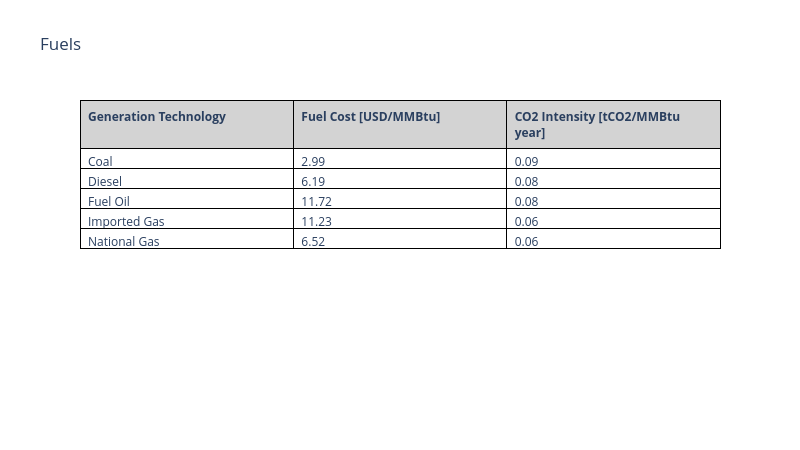

Write notebook code for a chart like this one.
### Code cell
import pandas as pd
import plotly.graph_objects as go
# Merge DataFrames
df = fuels.merge(fuel_cost, on='fuel', how='outer')
df = df.fillna(0)
# Create the table
header = ['<b>Generation Technology</b>', '<b>Fuel Cost [USD/MMBtu]</b>', '<b>CO2 Intensity [tCO2/MMBtu year]</b>']
cells = [
    df['fuel'].tolist(),
    df['fuel_cost'].round(2).tolist(),
    df['co2_intensity'].round(2).tolist()
]

fig = go.Figure(data=[go.Table(
    header=dict(
        values=header,
        fill_color='lightgray',
        align='left', line_color='black'
    ),
    cells=dict(
        values=cells,
        fill_color='white',
        align='left', line_color='black'
    )
)])

fig.update_layout(title='Fuels', height=9*50, width=16*50, template="plotly_white")
fig.write_image("../images/Fuels.png")
fig.show()

### Figure 1 — Plotly figure (JSON) as saved in the notebook; plotly's stock layout.template omitted (floating-point values rounded to 4 significant figures)
{"data": [{"cells": {"align": "left", "fill": {"color": "white"}, "line": {"color": "black"}, "values": [["Coal", "Diesel", "Fuel Oil", "Imported Gas", "National Gas"], [2.99, 6.19, 11.72, 11.23, 6.52], [0.09, 0.08, 0.08, 0.06, 0.06]]}, "header": {"align": "left", "fill": {"color": "lightgray"}, "line": {"color": "black"}, "values": ["<b>Generation Technology</b>", "<b>Fuel Cost [USD/MMBtu]</b>", "<b>CO2 Intensity [tCO2/MMBtu year]</b>"]}, "type": "table"}], "layout": {"height": 450, "title": {"text": "Fuels"}, "width": 800}}
